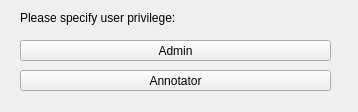
<?xml version="1.0" encoding="UTF-8"?>
<ui version="4.0">
 <class>UserPrivilege</class>
 <widget class="QWidget" name="UserPrivilege">
  <property name="geometry">
   <rect>
    <x>0</x>
    <y>0</y>
    <width>358</width>
    <height>112</height>
   </rect>
  </property>
  <property name="windowTitle">
   <string>Form</string>
  </property>
  <widget class="QPushButton" name="pushButton">
   <property name="geometry">
    <rect>
     <x>20</x>
     <y>40</y>
     <width>311</width>
     <height>21</height>
    </rect>
   </property>
   <property name="text">
    <string>Admin</string>
   </property>
  </widget>
  <widget class="QPushButton" name="pushButton_2">
   <property name="geometry">
    <rect>
     <x>20</x>
     <y>70</y>
     <width>311</width>
     <height>21</height>
    </rect>
   </property>
   <property name="text">
    <string>Annotator</string>
   </property>
  </widget>
  <widget class="QLabel" name="label">
   <property name="geometry">
    <rect>
     <x>20</x>
     <y>10</y>
     <width>311</width>
     <height>16</height>
    </rect>
   </property>
   <property name="text">
    <string>Please specify user privilege:</string>
   </property>
  </widget>
 </widget>
 <resources/>
 <connections/>
</ui>
